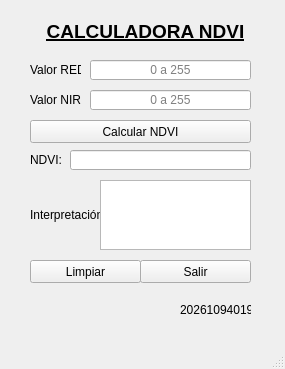
<?xml version="1.0" encoding="UTF-8"?>
<ui version="4.0">
 <class>MainWindow</class>
 <widget class="QMainWindow" name="MainWindow">
  <property name="geometry">
   <rect>
    <x>0</x>
    <y>0</y>
    <width>285</width>
    <height>369</height>
   </rect>
  </property>
  <property name="font">
   <font>
    <underline>false</underline>
   </font>
  </property>
  <property name="windowTitle">
   <string>Calculadora de NDVI</string>
  </property>
  <widget class="QWidget" name="centralwidget">
   <widget class="QLabel" name="lblCodEst">
    <property name="geometry">
     <rect>
      <x>180</x>
      <y>300</y>
      <width>71</width>
      <height>20</height>
     </rect>
    </property>
    <property name="text">
     <string>20261094019</string>
    </property>
   </widget>
   <widget class="QLabel" name="lblTitulo">
    <property name="geometry">
     <rect>
      <x>10</x>
      <y>20</y>
      <width>271</width>
      <height>23</height>
     </rect>
    </property>
    <property name="font">
     <font>
      <pointsize>14</pointsize>
      <weight>75</weight>
      <italic>false</italic>
      <bold>true</bold>
      <underline>true</underline>
      <strikeout>false</strikeout>
     </font>
    </property>
    <property name="text">
     <string>CALCULADORA NDVI</string>
    </property>
    <property name="alignment">
     <set>Qt::AlignHCenter</set>
    </property>
   </widget>
   <widget class="QLabel" name="lblRed">
    <property name="geometry">
     <rect>
      <x>30</x>
      <y>60</y>
      <width>51</width>
      <height>20</height>
     </rect>
    </property>
    <property name="text">
     <string>Valor RED:</string>
    </property>
   </widget>
   <widget class="QLabel" name="lblNir">
    <property name="geometry">
     <rect>
      <x>30</x>
      <y>90</y>
      <width>51</width>
      <height>20</height>
     </rect>
    </property>
    <property name="text">
     <string>Valor NIR:</string>
    </property>
   </widget>
   <widget class="QLineEdit" name="txtRed">
    <property name="geometry">
     <rect>
      <x>90</x>
      <y>60</y>
      <width>161</width>
      <height>20</height>
     </rect>
    </property>
    <property name="alignment">
     <set>Qt::AlignCenter</set>
    </property>
    <property name="placeholderText">
     <string>0 a 255</string>
    </property>
    <property name="clearButtonEnabled">
     <bool>false</bool>
    </property>
   </widget>
   <widget class="QLineEdit" name="txtNir">
    <property name="geometry">
     <rect>
      <x>90</x>
      <y>90</y>
      <width>161</width>
      <height>20</height>
     </rect>
    </property>
    <property name="alignment">
     <set>Qt::AlignCenter</set>
    </property>
    <property name="placeholderText">
     <string>0 a 255</string>
    </property>
   </widget>
   <widget class="QPushButton" name="btnCalcular">
    <property name="geometry">
     <rect>
      <x>30</x>
      <y>120</y>
      <width>221</width>
      <height>23</height>
     </rect>
    </property>
    <property name="text">
     <string>Calcular NDVI</string>
    </property>
   </widget>
   <widget class="QPushButton" name="btnLimpiar">
    <property name="geometry">
     <rect>
      <x>30</x>
      <y>260</y>
      <width>111</width>
      <height>23</height>
     </rect>
    </property>
    <property name="text">
     <string>Limpiar</string>
    </property>
   </widget>
   <widget class="QPushButton" name="btnSalir">
    <property name="geometry">
     <rect>
      <x>140</x>
      <y>260</y>
      <width>111</width>
      <height>23</height>
     </rect>
    </property>
    <property name="text">
     <string>Salir</string>
    </property>
   </widget>
   <widget class="QLabel" name="lblNdvi">
    <property name="geometry">
     <rect>
      <x>30</x>
      <y>150</y>
      <width>73</width>
      <height>20</height>
     </rect>
    </property>
    <property name="text">
     <string>NDVI:</string>
    </property>
   </widget>
   <widget class="QLineEdit" name="txtNdvi">
    <property name="geometry">
     <rect>
      <x>70</x>
      <y>150</y>
      <width>181</width>
      <height>20</height>
     </rect>
    </property>
    <property name="alignment">
     <set>Qt::AlignCenter</set>
    </property>
    <property name="readOnly">
     <bool>true</bool>
    </property>
   </widget>
   <widget class="QLabel" name="lblInterpretacion">
    <property name="geometry">
     <rect>
      <x>30</x>
      <y>180</y>
      <width>73</width>
      <height>70</height>
     </rect>
    </property>
    <property name="text">
     <string>Interpretación:</string>
    </property>
   </widget>
   <widget class="QTextEdit" name="txtInterpretacion">
    <property name="geometry">
     <rect>
      <x>100</x>
      <y>180</y>
      <width>151</width>
      <height>70</height>
     </rect>
    </property>
    <property name="maximumSize">
     <size>
      <width>16777215</width>
      <height>70</height>
     </size>
    </property>
    <property name="readOnly">
     <bool>true</bool>
    </property>
   </widget>
  </widget>
  <widget class="QMenuBar" name="menubar">
   <property name="geometry">
    <rect>
     <x>0</x>
     <y>0</y>
     <width>285</width>
     <height>21</height>
    </rect>
   </property>
  </widget>
  <widget class="QStatusBar" name="statusbar"/>
 </widget>
 <resources/>
 <connections/>
</ui>
